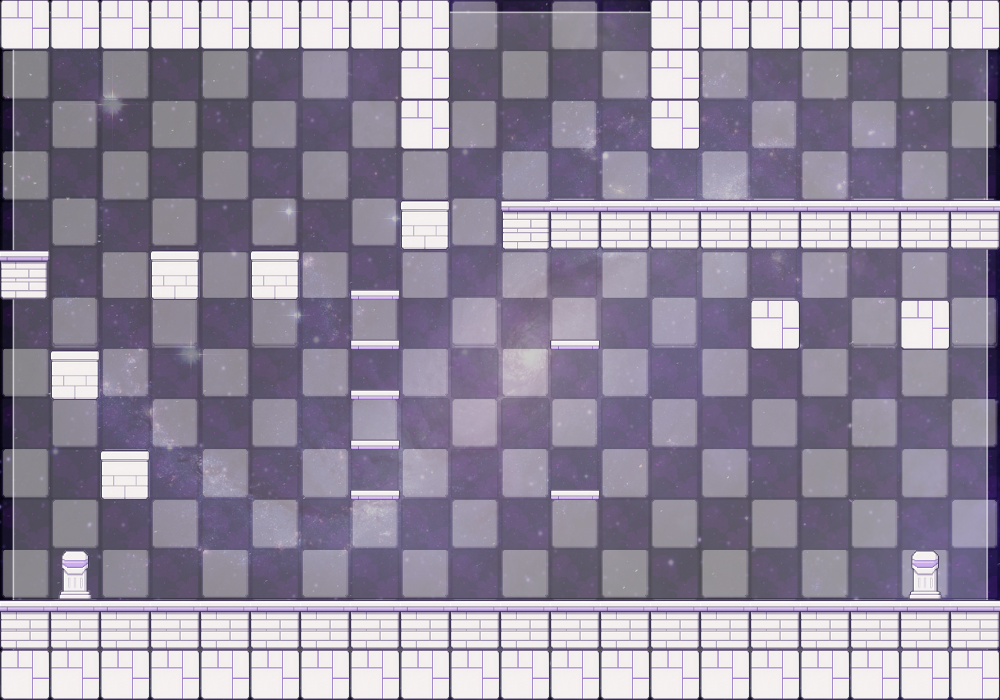

Below is a game level as drawn by its tile map, then a one-line description and the .tmx file that defines it, in full:
An orthogonal 20x14 tile map with 50x50 px tiles, 1 tile layer (Tile Layer 1), 1 image layer and 5 objects.

<map version="1.10" tiledversion="1.11.2" orientation="orthogonal" renderorder="right-down" width="20" height="14" tilewidth="50" tileheight="50" infinite="0" nextlayerid="4" nextobjectid="6">
 <tileset firstgid="1" source="../assets/sprites.tsx" />
 <imagelayer id="2" name="background">
  <image source="../assets/level-bg.png" width="1000" height="700" />
 </imagelayer>
 <layer id="1" name="Tile Layer 1" width="20" height="14">
  <data encoding="csv">
16,16,16,16,16,16,16,16,16,0,0,0,0,16,16,16,16,16,16,16,
0,0,0,0,0,0,0,0,16,0,0,0,0,16,0,0,0,0,0,0,
0,0,0,0,0,0,0,0,16,0,0,0,0,16,0,0,0,0,0,0,
0,0,0,0,0,0,0,0,0,0,0,0,0,0,0,0,0,0,0,0,
0,0,0,0,0,0,0,0,20,0,18,17,17,17,17,17,17,17,17,17,
14,0,0,20,0,20,0,21,0,0,0,0,0,0,0,0,0,0,0,0,
0,0,0,0,0,0,0,21,0,0,0,21,0,0,0,16,0,0,16,0,
0,20,0,0,0,0,0,21,0,0,0,0,0,0,0,0,0,0,0,0,
0,0,0,0,0,0,0,21,0,0,0,0,0,0,0,0,0,0,0,0,
0,0,20,0,0,0,0,21,0,0,0,21,0,0,0,0,0,0,0,0,
0,0,0,0,0,0,0,0,0,0,0,0,0,0,0,0,0,0,0,0,
0,19,0,0,0,0,0,0,0,0,0,0,0,0,0,0,0,0,19,0,
17,17,17,17,17,17,17,17,17,17,17,17,17,17,17,17,17,17,17,17,
16,16,16,16,16,16,16,16,16,16,16,16,16,16,16,16,16,16,16,16
</data>
 </layer>
 <objectgroup id="3" name="Object Layer 1">
  <object id="1" gid="4" x="200" y="600" width="50" height="50" />
  <object id="2" gid="6" x="350" y="600" width="50" height="50" />
  <object id="3" gid="6" x="550" y="600" width="50" height="50" />
  <object id="4" gid="5" x="750" y="600" width="50" height="50" />
  <object id="5" gid="7" x="850" y="200" width="50" height="50" />
 </objectgroup>
</map>